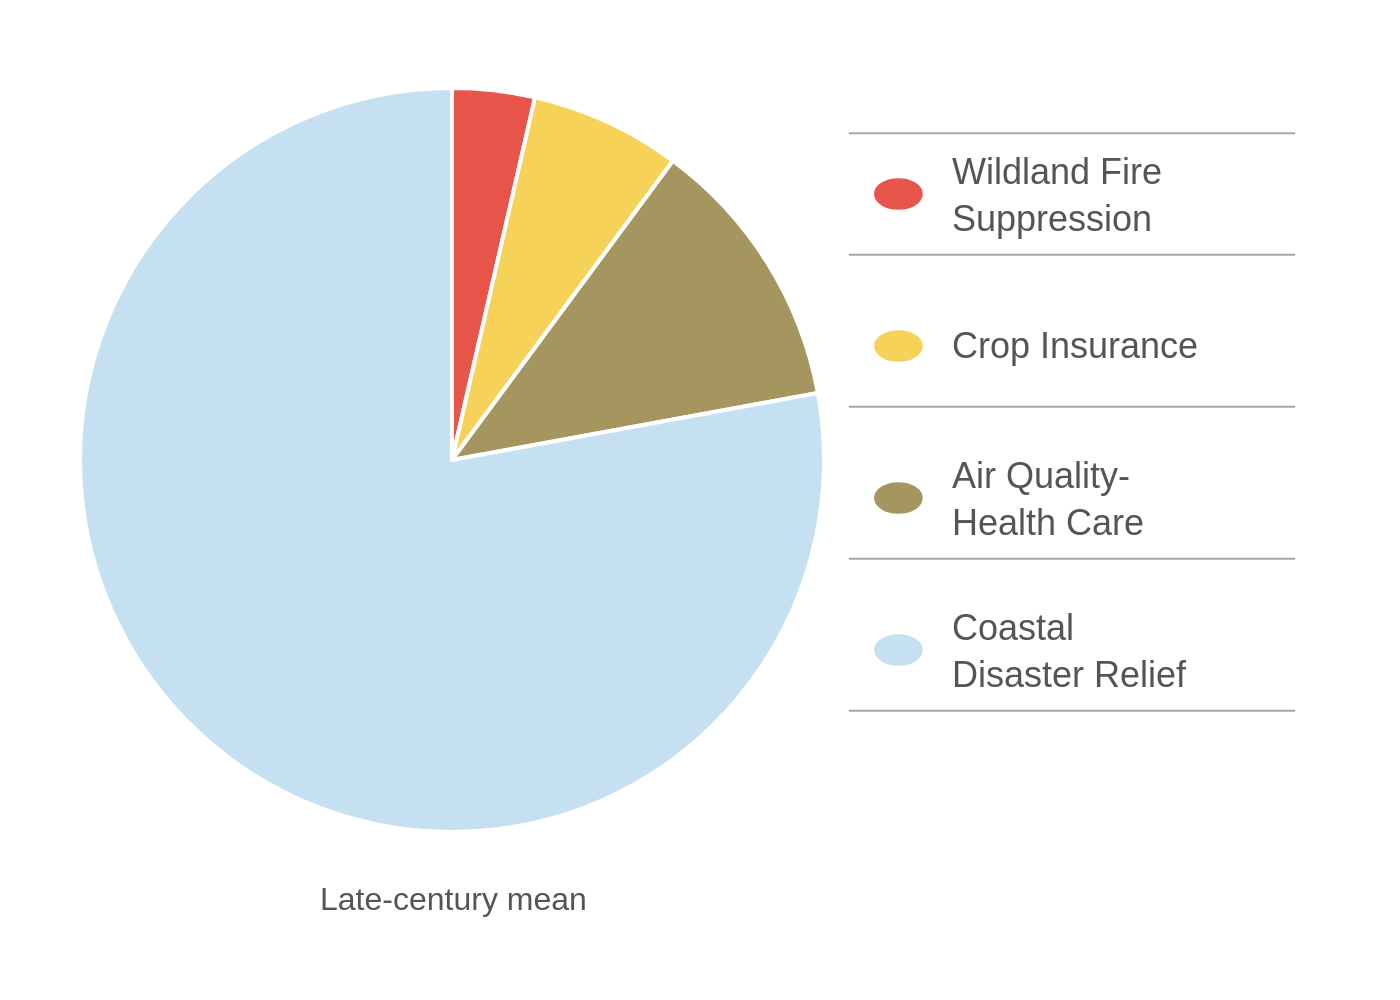

The script that drew this image:
import sys
import json
import pathlib
import plotly.graph_objects as go

# Check for command-line argument
if len(sys.argv) != 2:
    print("Usage: python script.py <path_to_json_file>")
    sys.exit(1)

# Get the JSON file path from the command-line argument
json_file_path = pathlib.Path(sys.argv[1])

# Check if the JSON file exists
if not json_file_path.is_file():
    print(f"Error: JSON file not found at '{json_file_path}'")
    sys.exit(1)

# Read the JSON data
with open(json_file_path, 'r', encoding='utf-8') as f:
    chart_data = json.load(f)

# Extract data from the JSON structure
data = chart_data['chart_data']
texts = chart_data['texts']
colors = chart_data['colors']

# Prepare data for Plotly
labels = [item['category'] for item in data]
values = [item['value'] for item in data]

# Create the pie chart figure
fig = go.Figure()

# Add the pie trace
fig.add_trace(go.Pie(
    labels=labels,
    values=values,
    marker=dict(colors=colors, line=dict(color='#ffffff', width=2)),
    sort=False,
    direction='clockwise',
    textinfo='none',
    hoverinfo='label+percent',
    domain=dict(x=[0, 0.6]) # Position pie on the left
))

# Create a custom legend using annotations and shapes
legend_x_marker = 0.66
legend_x_text = 0.70
legend_y_start = 0.85
legend_y_step = 0.2

# Add top line for the custom legend
fig.add_shape(
    type="line", xref="paper", yref="paper",
    x0=legend_x_marker - 0.04, y0=legend_y_start + legend_y_step / 2.5,
    x1=0.98, y1=legend_y_start + legend_y_step / 2.5,
    line=dict(color="darkgrey", width=1)
)

for i, (item, color) in enumerate(zip(data, colors)):
    y_pos = legend_y_start - i * legend_y_step
    
    # Add colored marker
    fig.add_shape(
        type="circle", xref="paper", yref="paper",
        x0=legend_x_marker - 0.018, y0=y_pos - 0.018,
        x1=legend_x_marker + 0.018, y1=y_pos + 0.018,
        fillcolor=color, line_color=color
    )
    
    # Add text label
    fig.add_annotation(
        xref="paper", yref="paper",
        x=legend_x_text, y=y_pos,
        text=item['category'],
        showarrow=False,
        xanchor='left', yanchor='middle',
        align='left',
        font=dict(family="Arial", size=18, color="#555555")
    )
    
    # Add line separator
    fig.add_shape(
        type="line", xref="paper", yref="paper",
        x0=legend_x_marker - 0.04, y0=y_pos - legend_y_step / 2.5,
        x1=0.98, y1=y_pos - legend_y_step / 2.5,
        line=dict(color="darkgrey", width=1)
    )

# Add source text annotation
if texts.get('source'):
    fig.add_annotation(
        xref="paper", yref="paper",
        x=0.3, y=-0.05,
        text=texts['source'],
        showarrow=False,
        xanchor='center', yanchor='top',
        font=dict(family="Arial", size=16, color="#555555")
    )

# Update layout
fig.update_layout(
    showlegend=False,
    paper_bgcolor='white',
    plot_bgcolor='white',
    width=800,
    height=500,
    margin=dict(l=40, r=40, t=40, b=80),
    font=dict(family="Arial")
)

# Define output filename
output_filename = json_file_path.with_suffix('.png')

# Save the figure as a PNG image
fig.write_image(output_filename, scale=2)

print(f"Chart saved to {output_filename}")
